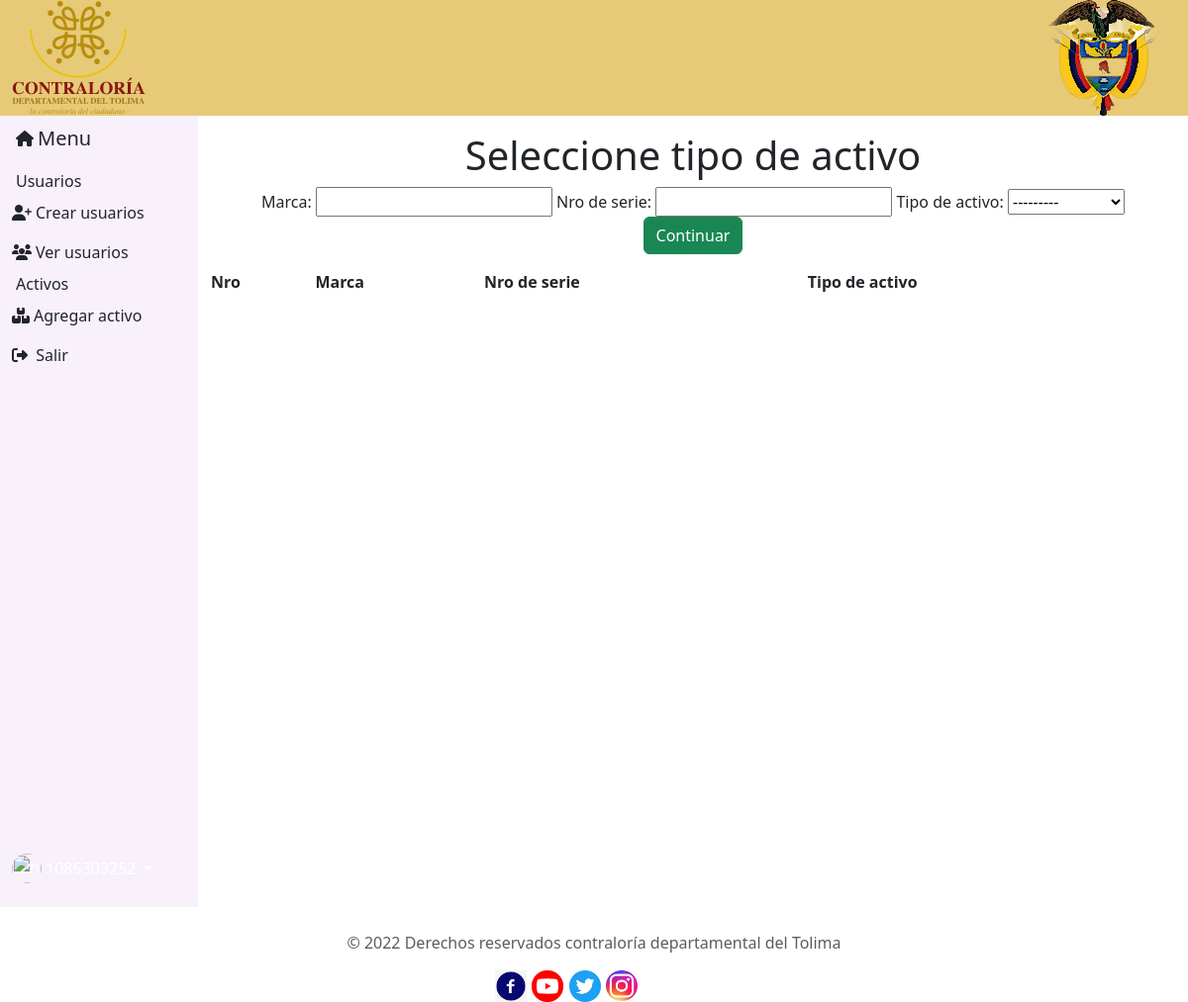
Before: /activo/activo/ (signed in) with the older database file.
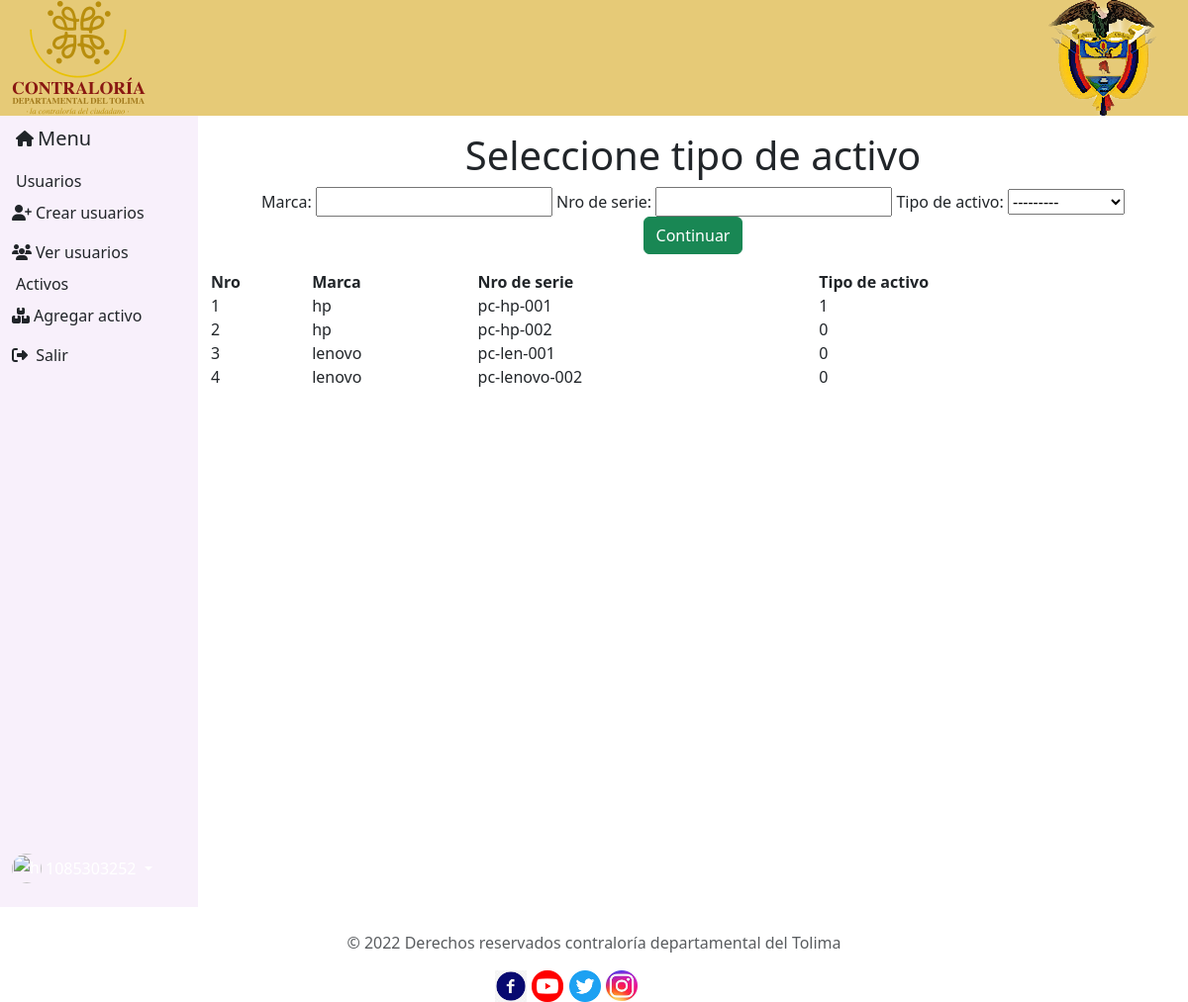
After: the same page with the newer database file.
### activo/models.py (models this page shows)
class TipoActivo(models.Model):
    marca = models.CharField(max_length =50, null=False, blank=False, verbose_name= "marca")
    serie = models.CharField(max_length=30, null=False, blank=False, unique=True,verbose_name= "Nro de serie")
    class Activo(models.TextChoices):
        computador = '0', _('Computador')
        impresora = '1', _('Impresora')
    tipo_activo= models.CharField(max_length=1, choices=Activo.choices, verbose_name="Tipo de activo")

### activo/views.py (the view)
# urls.py: path('activo/', registrar_activo, name='activo'),
@login_required(login_url='inicio')
def registrar_activo(request):
    titulo="Registrar activo"
    form= TipoActivoForm()
    activos= TipoActivo.objects.all
    print (activos)
    context={
        'titulo':titulo,
        'form': form,
        'activos':activos,
    }
    if request.method == 'POST':
        form = TipoActivoForm(request.POST)
        activo = form.save(commit=False)
        activo.save()
        return render(request, 'activo/activo.html',context)
    else:
        return render(request, 'activo/activo.html',context)

### activo/forms.py
class TipoActivoForm(forms.ModelForm):
    class Meta:
        model = TipoActivo
        fields = '__all__'

### base/templates/activo/activo.html (shortened to what this page needs)
{% extends 'partials/body.html' %}
 {% block head %}
        <link rel="stylesheet" href="https://cdn.datatables.net/1.12.1/css/jquery.dataTables.min.css">
 {% endblock head %}
{% block content %}
    {% load crispy_forms_tags %}
    <h1>Seleccione tipo de activo</h1>
    <form method="POST">
        {{form}}
        <button class="btn btn-success">Continuar</button>
    </form>
<table id="activos" class="display" style="width:100%">
    <thead>
      <tr>
        <th scope=col>Nro</th>
        <th scope="col"> Marca</th>
        <th scope="col">Nro de serie</th>
        <th hscope="col">Tipo de activo</th>
      </tr>
    </thead>
    <tbody>
    {% for activo in activos %}
    <tr>
        <td>{{activo.id}}</td>
        <td >{{activo.marca}}</td>
        <td>{{activo.serie}}</td>
        <td>{{activo.tipo_activo}}</td>
    </tr>
    {% endfor %}
  </tbody>
</table>
{% endblock content %}

### base/templates/partials/body.html (shortened to what this page needs)
{% load bootstrap5 %}
{% bootstrap_css %}
<!DOCTYPE html>
<html lang="es">
<head>
    {% load static %}
    {% block head %}
    {% endblock head %}
</head>
{% include 'partials/header.html' %}
<body>
    <nav>
        <div class="container-fluid">
            <div class="row flex-nowrap">
            <div class="col-auto col-md-3 col-xl-2 px-sm-2 px-0 bgnavbar">
                <div class="d-flex flex-column align-items-center align-items-sm-start px-1 pt-2 text-dark min-vh-100">
                <a href="{% url 'index' %}" class="d-flex align-items-center pb-3 mb-md-0 me-md-auto text-dark text-decoration-none">
                    <i class="fa-solid fa-house m-1"></i><span class="fs-5 d-none d-sm-inline">Menu</span>
                </a>
                <ul class="nav nav-pills flex-column mb-sm-auto mb-0 align-items-center align-items-sm-start" id="menu">
                    <li class="nav-header ms-1 d-none d-sm-inline">Usuarios</li>
                    <li class="nav-item">
                    <a href="{% url 'usuarios_crear' %}" class="nav-link text-dark px-0">
                        <i class="fa fa-solid fa-user-plus"></i><span class="ms-1 d-none d-sm-inline">Crear usuarios</span>
                    </a>
                    </li>
                    <li class="nav-item">
                        <a href="{% url 'usuarios' %}" class="nav-link text-dark px-0">
                            <i class="nav-icon fas fa-users"></i><span class="ms-1 d-none d-sm-inline">Ver usuarios</span>
                        </a>
                        </li>
                    <li>
                    <li class="nav-header ms-1 d-none d-sm-inline">Activos</li>
                    <a href="{% url 'activo' %}" class="nav-link px-0 text-dark">
                        <i class="fa-solid fa-boxes-stacked"></i><span class="ms-1 d-none d-sm-inline">Agregar activo</span>
                    </a>
                    </li>
                    <li>
                    <a href="{% url 'salir' %}" class="nav-link px-0 text-dark">
                        <i class="fa-solid fa-right-from-bracket"></i> <span class="ms-1 d-none d-sm-inline">Salir</span></a>
                    </li>
                </ul>
                <div class="dropdown pb-4">
                    <a href="#" class="d-flex align-items-center text-white text-decoration-none dropdown-toggle"
                    id="dropdownUser1" data-bs-toggle="dropdown" aria-expanded="false">
                    <img src="https://github.com/mdo.png" alt="hugenerd" width="30" height="30" class="rounded-circle">
                    <span class="d-none d-sm-inline mx-1">{{user.username}}</span>
                    </a>
                </div>
                </div>
            </div>
            <div class="col py-3 text-center">
                {% block content %}
                 {% endblock %}
            </div>
            </div>
        </div>
    </nav>
</body>
  {% include 'partials/footer.html' %}

### base/templates/partials/header.html (shortened to what this page needs)
<header>
    <div class="container-fluid">
        <div class="row">
            <div class="col-6 bgcolor">
                {% load static %}
                <img src="{% static  'img/logo nuevo 2022.png' %}" alt="logo_contraloria">
            </div>
            <div class="col-6 bgcolor text-end ">
                <img src="{% static  'img/Escudo.png' %}" alt="escudo_colombia">
            </div>
        </div>
    </div>
</header>

### base/templates/toast.html (shortened to what this page needs)
{% load static %}

### base/templates/partials/footer.html
<footer>
    {% load static %}
    <div class="container text-muted text-center mt-4">
        <p> © 2022 Derechos reservados contraloría departamental del Tolima</p>
        <div class="row d-inline-flex">
            <div class="col-2">
                <a href="https://www.facebook.com/contraloriadepartamentaldeltolima.contraloria" target="_blank">
                    <img src="{% static  'img/facebook.png' %}" alt="logo_facebook" width="32px">
                </a>
            </div>
            <div class="col-2">
                    <a href="https://www.youtube.com/user/CDTOLIMA" target="_blank">
                        <img src="{% static  'img/youtube.png' %}" alt="logo_youtube" width="32px">
                    </a>
                 </div>
            <div class="col-2">
                <a href="https://twitter.com/Controltolima" target="_blank">
                    <img src="{% static  'img/twitter.png' %}" alt="logo_twitter" width="32px">
                </a>
            </div>
            <div class="col-2">
                <a href="https://www.instagram.com/contraloriatolima/" target="_blank">
                    <img src="{% static  'img/instagram.png' %}" alt="logo_instagram" width="32px">
                </a>
            </div>
        </div>
    </div>
</footer>

### base/templates/partials/header.html (style rules this page uses)
.bgcolor { background-color: #e6ca77; }

### base/templates/partials/body.html (style rules this page uses)
.bgnavbar { background: #F8F0FB; }

Changed rows visible on the page:
added TipoActivo: id "1", marca "hp", serie "pc-hp-001", tipo_activo "1"
added TipoActivo: id "2", marca "hp", serie "pc-hp-002", tipo_activo "0"
added TipoActivo: id "3", marca "lenovo", serie "pc-len-001", tipo_activo "0"
added TipoActivo: id "4", marca "lenovo", serie "pc-lenovo-002", tipo_activo "0"
